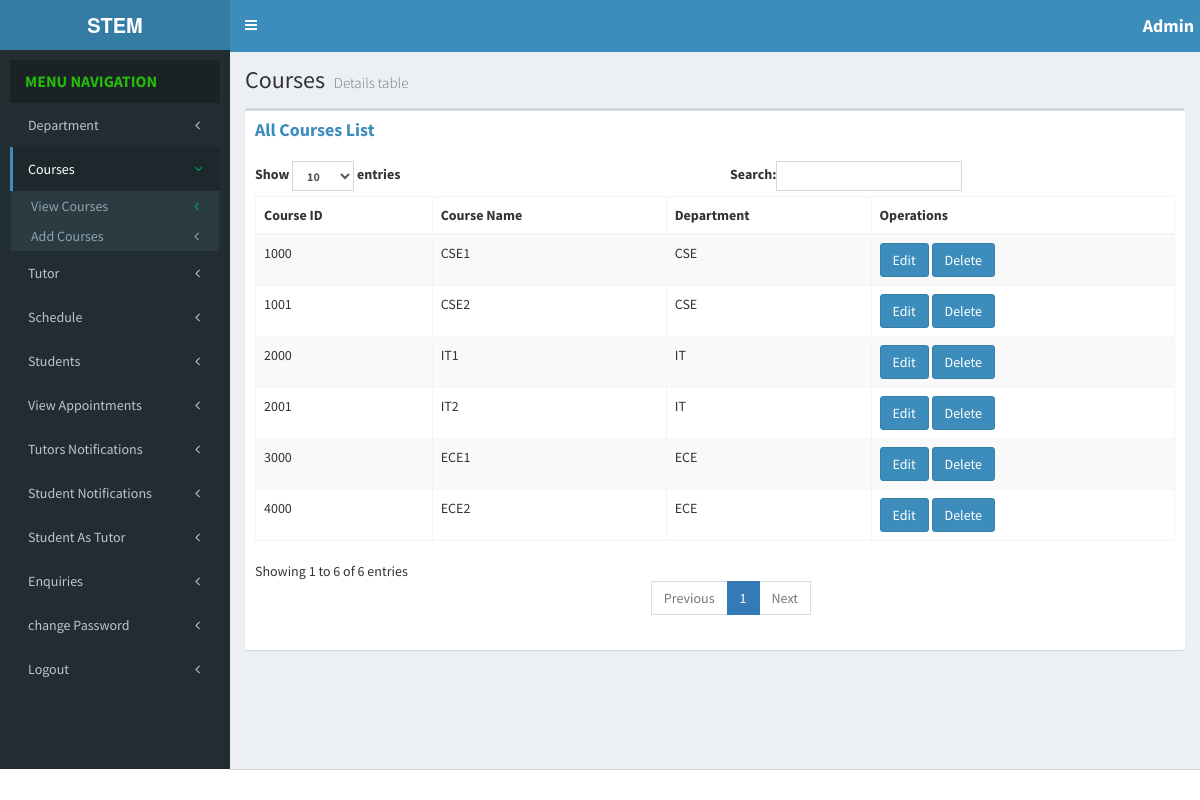
/STEM/admin/view_subject.php (signed in), run on the app's committed database.
### tables this page shows
CREATE TABLE IF NOT EXISTS `subject` (
  `subject_id` int(11) NOT NULL AUTO_INCREMENT,
  `subject_name` varchar(50) DEFAULT NULL,
  `course_id` varchar(50) DEFAULT NULL,
  `dept_id` varchar(50) DEFAULT NULL,
  PRIMARY KEY (`subject_id`),
  UNIQUE KEY `subject_name` (`subject_name`,`course_id`)
);

CREATE TABLE IF NOT EXISTS `departments` (
  `id` int(11) NOT NULL AUTO_INCREMENT,
  `dept_name` varchar(100) DEFAULT NULL,
  `dept_id` varchar(50) DEFAULT NULL,
  PRIMARY KEY (`id`),
  UNIQUE KEY `dept_name` (`dept_name`),
  UNIQUE KEY `dept_id` (`dept_id`)
);

### STEM/admin/view_subject.php (the view, shortened to what this page needs)
<!DOCTYPE html>
<html>
<head>
<link href="./bootstrap/css/bootstrap.min.css" rel="stylesheet" type="text/css" />
<link href="https://maxcdn.bootstrapcdn.com/font-awesome/4.3.0/css/font-awesome.min.css" rel="stylesheet" type="text/css" />
<link href="https://code.ionicframework.com/ionicons/2.0.1/css/ionicons.min.css" rel="stylesheet" type="text/css" />
<link href="./dist/css/AdminLTE.min.css" rel="stylesheet" type="text/css" />
<link href="./dist/css/skins/_all-skins.min.css" rel="stylesheet" type="text/css" /></head>
<body class="skin-blue sidebar-mini">
<div class="wrapper">
<header class="main-header">
<a href="#" class="logo"><span class="logo-mini"><b>Admin</b></span><span class="logo-lg"><b>STEM</b></span> </a>
<nav class="navbar navbar-static-top" role="navigation">
<a href="#" class="sidebar-toggle" data-toggle="offcanvas" role="button">
</a>
<div class="navbar-custom-menu">
<ul class="nav navbar-nav">
<li class="dropdown user user-menu">
<h4 style="color: white; padding: 6px;"><span class="logo-lg"><b>Admin</b></span> </h4>
</li>
</ul>
</div>
</nav>
</header>
<aside class="main-sidebar">
<section class="sidebar">
<div class="user-panel">
<ul class="sidebar-menu">
<li class="header">MENU NAVIGATION</li>
<li class="treeview">
<a href="#"><span>Department</span>
<i class="fa fa-angle-left pull-right"></i>
</a>
</li>
<li class="treeview active">
 <a href="#">
<span>Courses </span>
<i class="fa fa-angle-left pull-right text-green"></i>
</a>
<ul class="treeview-menu">
<li><a href="view_subject.php">
<span>View Courses</span>
<i class="fa fa-angle-left pull-right text-green"></i>
 </a>
 </li>
<li>
<a href="add_subjects_form.php">
<span>Add Courses</span>
<i class="fa fa-angle-left pull-right"></i>
</a>
</li>
</ul>
</li>
<li class="treeview">
  <a href="#">
<span>Tutor</span><i class="fa fa-angle-left pull-right"></i>
  </a>
  </li>
  <li class="treeview">
  <a href="#">
<span>Schedule</span><i class="fa fa-angle-left pull-right"></i>
  </a>
  </li>
<li class="treeview">
<a href="#">
<span>Students</span>
<i class="fa fa-angle-left pull-right"></i>
</a>
</li>
<li class="treeview">
<a href="appointments.php">
<span>View Appointments</span>
<i class="fa fa-angle-left pull-right"></i>
</a>
</li>
<li class="treeview">
<a href="tutor_Notifications.php">
<span>Tutors Notifications</span>
<i class="fa fa-angle-left pull-right"></i>
</a>
</li>
<li class="treeview">
  <a href="#">
<span>Student Notifications</span><i class="fa fa-angle-left pull-right"></i>
  </a>
  </li>
<li class="treeview">
<a href="std_become_tutor.php">
<span>Student As Tutor</span>
<i class="fa fa-angle-left pull-right"></i>
</a>
</li>
<li class="treeview">
<a href="enquiries.php">
<span>Enquiries</span>
<i class="fa fa-angle-left pull-right"></i>
</a>
</li>
<li class="treeview">
<a href="changepass.php?action=admin">
<span>change Password</span>
<i class="fa fa-angle-left pull-right"></i>
</a>
</li>
<li class="treeview">
<a href="logout.php">
<span>Logout</span>
<i class="fa fa-angle-left pull-right"></i>
</a>
</li>
</ul>
</section>
</aside>
<div class="content-wrapper">
<section class="content-header">
<h1></i>
Courses
<small>Details table</small>
</h1>
<ol class="breadcrumb">
</ol>
</section>
<section class="content">
<div class="row">
<div class="col-xs-12">
<div class="box">
<div class="box-header">
<h1 class="box-title">
<a></i><b>All Courses List</b></a>
</h1>
</div>
<div class="box-body">
<table id="example1"  class="table table-bordered table-striped">
<thead>
<tr>
<th>Course ID</th>
<th>Course Name</th>
<th>Department</th>
<th>Operations </th>
</tr>
</thead>
<tbody>
<?php
$sql="select * from subject s, departments d where s.dept_id=d.dept_id";
$res=mysql_query($sql);
if(mysql_num_rows($res)>0){
while($subres=mysql_fetch_assoc($res)) {
$subjectarray[] = $subres;
}
if(!empty($subjectarray)){
foreach ($subjectarray as $subject) {
?>
<tr>
<td><?=$subject['course_id']?></td>
<td><?=$subject['subject_name']?></td>
<td><?=$subject['dept_name']?></td>
<td>
<a href="edit_subject.php?subject_id=<?=$subject['subject_id']?>" class="btn btn-primary">Edit</a>
<a href="subjectOperation.php?action=Subdelete&subject_id=<?=$subject['subject_id']?>" class="btn btn-primary">Delete</a>
</td>
</tr>
<?php
}
}
}
?>
</tbody>
</table>
</div>
</div>
</div>
</div>
</section>
</div>
</div>
<footer class="main-footer">
</footer>
</body>
</html>

### data on the page
subject: course "1000", subject_name "CSE1", departments.dept_name "CSE"
subject: course "1001", subject_name "CSE2", departments.dept_name "CSE"
subject: course "2000", subject_name "IT1", departments.dept_name "IT"
subject: course "2001", subject_name "IT2", departments.dept_name "IT"
subject: course "3000", subject_name "ECE1", departments.dept_name "ECE"
subject: course "4000", subject_name "ECE2", departments.dept_name "ECE"
